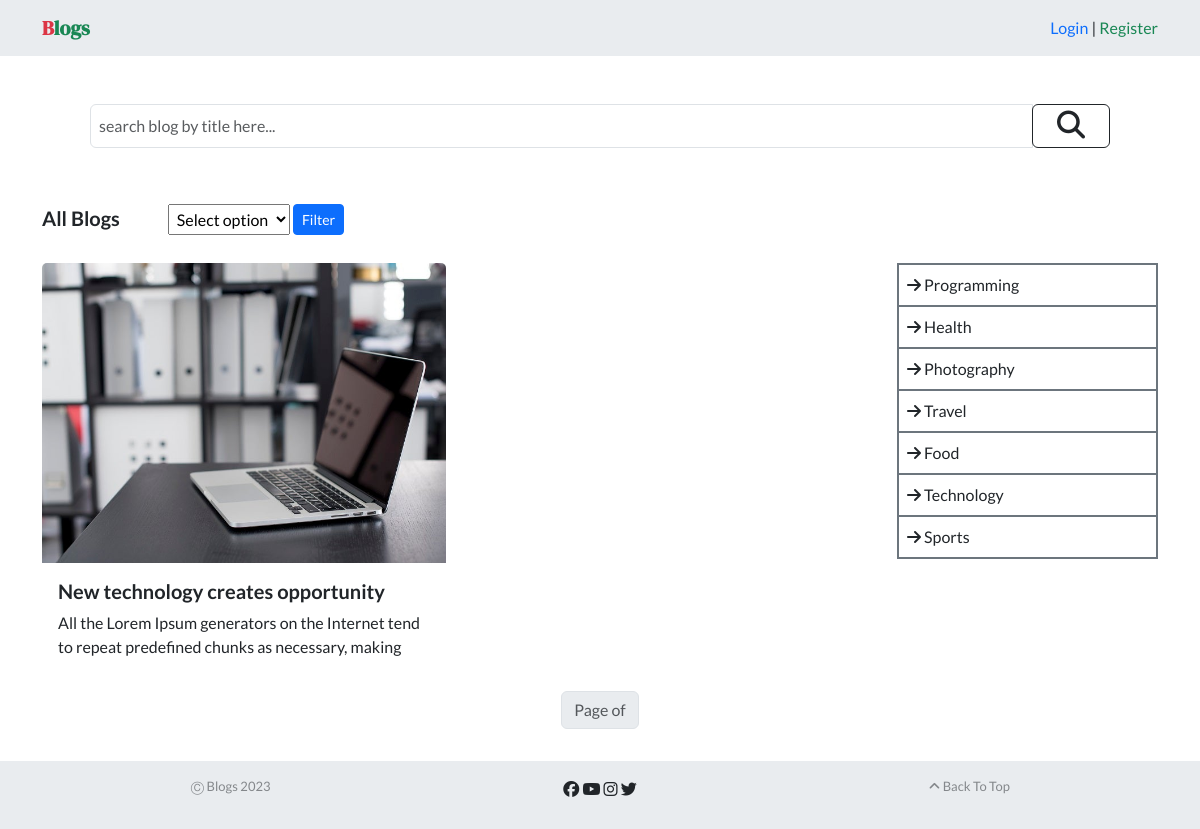
Page /category/Technology/ on the earlier database version.
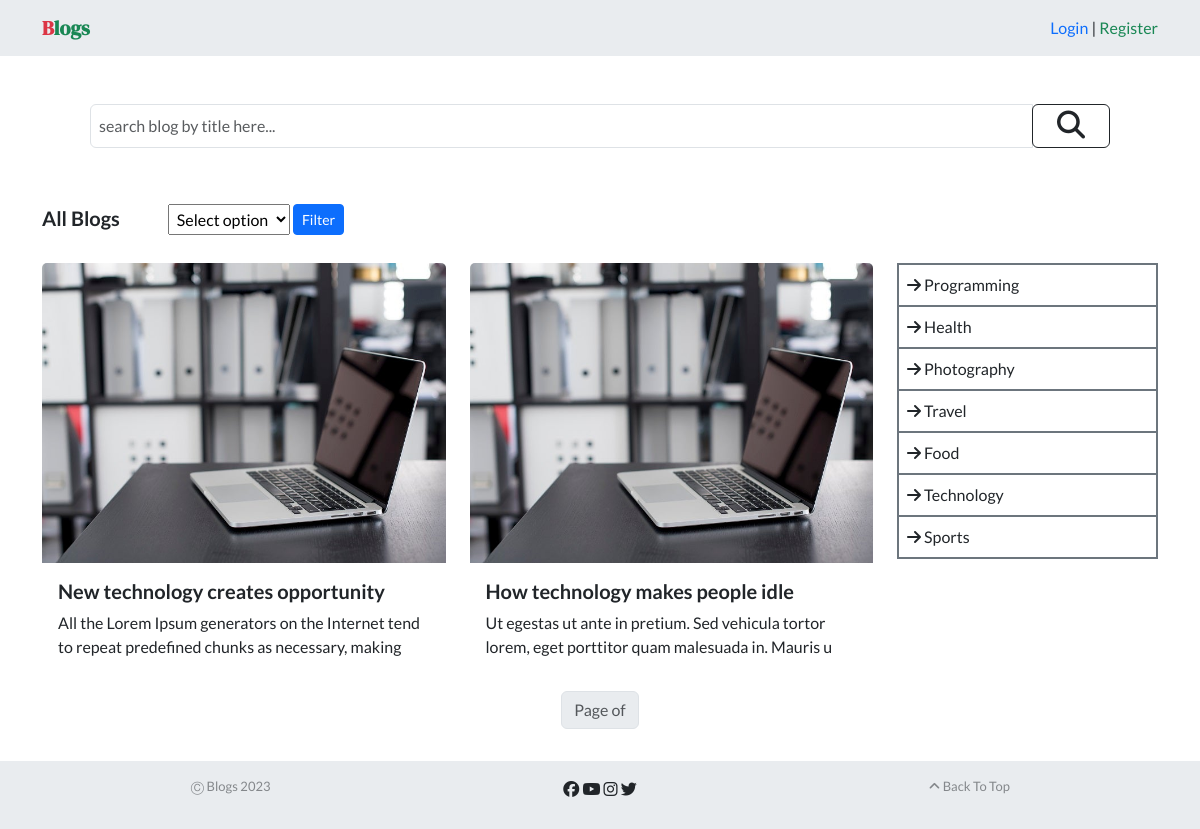
Same page on the later database version.
### blog/models.py (models this page shows, shortened)
class BlogPost(models.Model):
    id = models.AutoField(primary_key=True, null=False,
                          blank=False, unique=True)
    title = models.CharField(max_length=200)
    description = models.TextField()
    categories = models.ForeignKey(Category, on_delete=models.CASCADE)
    author = models.ForeignKey(
        settings.AUTH_USER_MODEL, on_delete=models.CASCADE, default=99999)
    status_choices = (
        ('Published', 'Published'),
        ('Unpublished', 'Unpublished'),
    )
    status = models.CharField(max_length=20, choices=status_choices)
    created_date = models.DateTimeField(auto_now_add=True)
    modified_date = models.DateTimeField(auto_now=True)
    published_date = models.DateTimeField(null=True, blank=True)
    image = models.ImageField(
        upload_to='photos/blogPhoto', null=True, blank=True)

### category/models.py (models this page shows, shortened)
class Category(models.Model):
    id = models.AutoField(primary_key=True, unique=True, null=False)
    name = models.CharField(max_length=100)
    created_date = models.DateTimeField(auto_now_add=True)
    modified_date = models.DateTimeField(auto_now=True)

### myBlog/views.py (the view)
# urls.py: path('', views.home_view, name='home'),
def home(request, cat_name=None):
    category = None
    blogs = None
    if cat_name:
        category = get_object_or_404(Category, name=cat_name)
        blogs = BlogPost.objects.filter(categories=category)
    else:
        blogs = BlogPost.objects.all()
    categories = Category.objects.all()
    context = {
        'blogs': blogs,
        'categories': categories
    }
    return render(request, 'home.html', context)

### templates/home.html (shortened to what this page needs)
{% extends 'base.html' %}
{% block content %}
  <main>
    <div class="container">
      <div class="search_div">
        <form method="get" action="">
          <div class="input-group p-5">
            <input type="text" class="form-control p-2" name="searchTerm" placeholder="search blog by title here..." />
            <div class="input-group-append">
              <button class="btn btn-outline-dark px-4" type="submit"><i class="fa-sharp fa-solid fa-magnifying-glass fs-3 text-center"></i></button>
            </div>
          </div>
        </form>
      </div>
      {% if searchTerm %}
        <div class="row">
          {% for blog in blog_posts %}
            <div class="col-md-4">
              <div class="card mb-3 border-0">
                <img src="{{ blog.image.url }}" class="card-img-top blog-card-img" alt="..." />
                <div class="card-body">
                  <h5 class="card-title">{{ blog.title }}</h5>
                  <p class="card-text">{{ blog.description|slice:':100' }}</p>
                </div>
              </div>
            </div>
          {% endfor %}
        </div>
      {% else %}
        <div class="d-flex align-items-center justify-content-left mb-3 gx-5">
          <div>
            <h5 class="">All Blogs</h5>
          </div>
          <div class="mx-5 mt-2">
            <form method="get" action="">
              <select name="filter_by" class="custom-select custom-select-lg p-1">
                <option value="Select option">Select option</option>
              </select>
              <button type="submit" class="btn btn-primary btn-sm mb-1">Filter</button>
            </form>
          </div>
        </div>
        <div class="row mt-4">
          <div class="col-lg-9">
            <div class="row">
              {% for blog in blogs %}
                <div class="col-md-6">
                  <a href="{% url 'details' id=blog.id %}">
                    <div class="card mb-3 border-0">
                      <img src="{{ blog.image.url }}" class="card-img-top blog-card-img" alt="..." />
                      <div class="card-body">
                        <h5 class="card-title">{{ blog.title }}</h5>
                        <p class="card-text">{{ blog.description|slice:':100' }}</p>
                      </div>
                    </div>
                  </a>
                </div>
              {% endfor %}
            </div>
          </div>
          <div class="col-lg-3">
            <div class="card-body border border-secondary">
              <ul class="list-menu p-0 m-0">
                {% for cat in categories %}
                  <li class="border border-secondary p-2">
                    <a class="cat_style" href="{% url 'category_filter' cat.name %}"><i class="fa-solid fa-arrow-right"></i> {{ cat.name }}</a>
                  </li>
                {% endfor %}
              </ul>
            </div>
          </div>
        </div>
        <div class="pagination justify-content-center mb-3">
          <ul class="pagination">
              <li class="page-item disabled">
                  <span class="page-link">Page {{ blogs.number }} of {{ blogs.paginator.num_pages }}</span>
              </li>
          </ul>
      </div>
      {% endif %}
    </div>
  </main>
{% endblock %}

Differences in the rows shown:
added BlogPost: image (picture), title "How technology makes people idle", description "Ut egestas ut ante in pretium. Sed vehicula tortor lorem, eget porttitor quam malesuada in. Mauris u"
